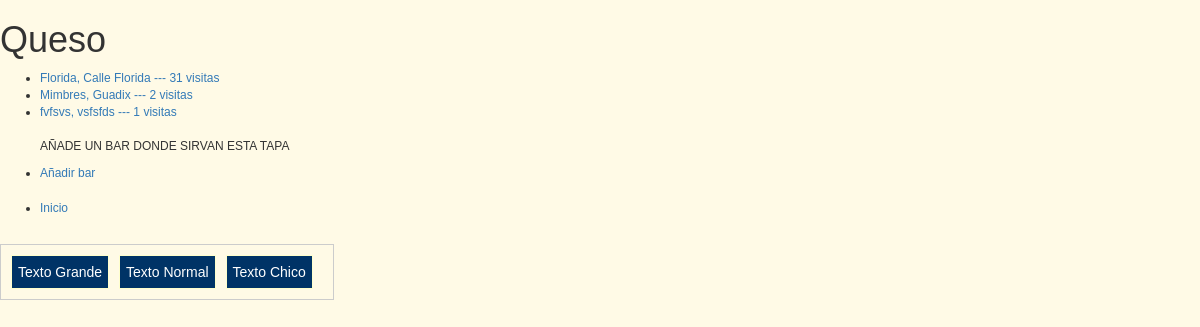
Screenshot of /rango/tapa/queso/ with the database file from the repository.
### rango/models.py (models this page shows, shortened)
class Tapas(models.Model):
    nombre_tapa = models.CharField(max_length=128, unique=True)
    votos = models.IntegerField(default=0)
    slug = models.SlugField()
    def save(self, *args, **kwargs):
        self.slug = slugify(self.nombre_tapa)
        super(Tapas, self).save(*args, **kwargs)

class Bares(models.Model):
    tapa = models.ForeignKey(Tapas)
    nombre_bar = models.CharField(max_length=128)
    direccion = models.CharField(max_length=128)
    n_visitas = models.IntegerField(default=0)

### rango/views.py (the view)
# urls.py: url(r'^tapa/(?P<tapa_name_slug>[\w\-]+)/$', views.tapa, name='tapa'),
def tapa(request, tapa_name_slug):
    context_dict = {}
    try:
        tapa = Tapas.objects.get(slug=tapa_name_slug)
        context_dict['tapa_name'] = tapa.nombre_tapa
        tapa.votos += 1
        tapa.save()
        bar = Bares.objects.filter(tapa=tapa)
        context_dict['bar'] = bar
        context_dict['tapa'] = tapa
    except Tapas.DoesNotExist:
        pass
    return render(request, 'rango/tapa.html', context_dict)

### templates/rango/tapa.html (shortened to what this page needs)
<!DOCTYPE html>
{% load staticfiles %}
<html>
    <head>
        <link rel="stylesheet" href="//maxcdn.bootstrapcdn.com/bootstrap/3.2.0/css/bootstrap.min.css">
        <link rel="stylesheet" href="//maxcdn.bootstrapcdn.com/bootstrap/3.2.0/css/bootstrap-theme.min.css">
        <link rel="stylesheet" href="{% static 'css/style.css' %}">
    </head>
    <body>
        {% if tapa %}
        <h1>{{ tapa_name }}</h1>
            {% if bar %}
            <ul>
                {% for b in bar %}
                <li><a href="/rango/tapa/{{tapa.slug}}/bar/{{b.nombre_bar}}/">{{ b.nombre_bar }}, {{b.direccion}} --- {{b.n_visitas}} visitas</a></li>
                {% endfor %}
                  <br><p>AÑADE UN BAR DONDE SIRVAN ESTA TAPA </p>
                  <li><a href="/rango/tapa/{{ tapa.slug }}/add_bar/">Añadir bar</a></li><br>
                  <li><a href="/rango/">Inicio</a></li><br>
            </ul>
            {% else %}
                <strong>No hay bares encontrados con esta tapa.</strong>
                <li><a href="/rango/tapa/{{ tapa.slug }}/add_bar/">Añadir bar</a></li><br>
                <li><a href="/rango/">Inicio</a></li><br>
            {% endif %}
        {% else %}
            The specified category {{ tapa_name }} does not exist!
        {% endif %}
        <div id="botones">
          <div class="boton" id="aumentar">Texto Grande</div>
          <div class="boton">Texto Normal</div>
          <div class="boton" id="disminuir">Texto Chico</div>
        </div>
    </body>
</html>

### rango/static/css/style.css (style rules this page uses)
body { font-size:12px; background-color:#FFFAE6; font-family:Arial, Helvetica, sans-serif; }
#botones { border:1px solid #CCCCCC; padding:10px; float:left; margin-bottom:10px; margin-right:30px; }
.boton { border:1px solid #FFFFCC; background-color:#003366; color:#FFFFFF; font-size:14px; float:left; margin-right:10px; padding:6px; }

### rows the page displays
Tapas: nombre_tapa "Queso"
Bares: nombre_bar "Florida", direccion "Calle Florida", n_visitas "31"
Bares: nombre_bar "Mimbres", direccion "Guadix", n_visitas "2"
Bares: nombre_bar "fvfsvs", direccion "vsfsfds", n_visitas "1"
